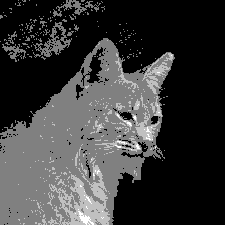
%> input picture Digital Image Processing Assignments/Assignment 1/16bit.bmp, 225 x 225 px
$ octave A1Q4New.m   (GNU Octave 9; MATLAB toolbox functions it lacks are replaced by stand-ins)
%> lines starting %> are read from the running program, lines starting %| are printed output that depends on the picture; in (x1, y1, x2, y2) boxes, pixels count from 0 and x2, y2 are one past the last pixel; in counts of white or black regions, pixels touching at a corner belong together; the program's own positions count from 1
### Digital Image Processing Assignments/Assignment 1/HistogramPlotter.m
function [b] = HistogramPlotter(I)
%% The function gives the histogram data for image I

%% Code begins
b=zeros(1,16); % Initialize with zeroes (for 16 level image only)
[row,col]=size(I); % Read the size of the the given Image

for x=1:1:row  % Iterate for all the rows
    for y=1:1:col % Iterate for all the comumns
        if I(x,y)<1
            continue; % Don't do anything if intensisity values are less than 1
        else
            t=I(x,y); % store otherwise
        end
        b(t)=b(t)+1;
    end
end
end

### Digital Image Processing Assignments/Assignment 1/A1Q4New.m
%% Histogram Plotter and Histogram Equalizer
clear;

%% Plotter use HistogramPlotter function
a=imread('16bit.bmp'); % Read the Image
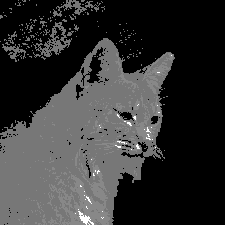
%> a: size 225x225 uint8; min 0, max 15, mean 3.02; drawn with min black and max white
b=HistogramPlotter(a); % Use the created function from correspoinging HistogramPlotter.m file
%> after the loop in HistogramPlotter, `for x=1:1:row`: b = [0 0 0 0 0 0 17563 3336 0 0 0 0 0 0 224 0]; t = 7
%> b = [0 0 0 0 0 0 17563 3336 0 0 0 0 0 0 224 0]

%% Plot the Image with its histogram

meanA= mean2(a);
%> meanA = 3.02
sdA= std2(a);
%> sdA = 2.8

figure
subplot(1,2,1), imshow(uint8(a)),title(['Mean= ',num2str(meanA),'SD= ',num2str(sdA)]);

subplot(1,2,2), bar(b), title('Histogarm of original image');
%> after `title('Histogarm of original image')`:
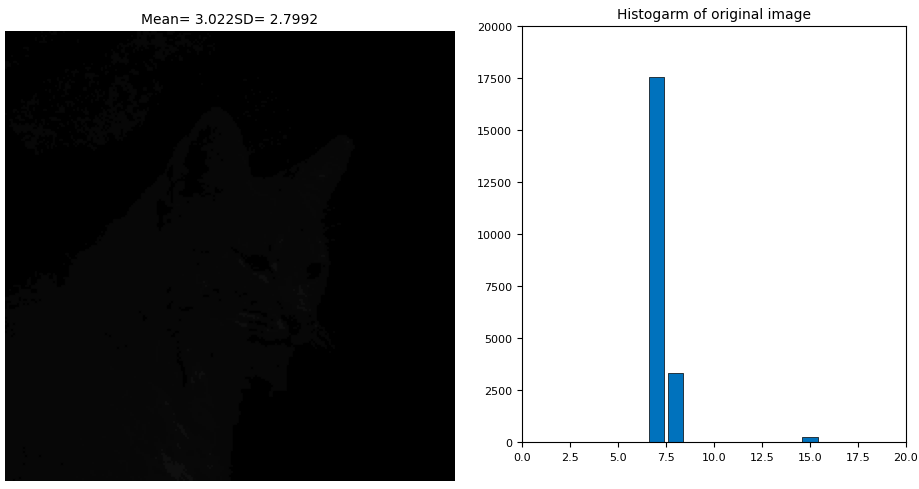
%> figure redrawn from the program's plot data, 2 panels


%% Code for Equlizer
Image=a;

%% Build histogram

A=a;


pixCount=size(A,1)*size(A,2);
%> pixCount = 50625

finalImage=uint8(zeros(size(A,1),size(A,2)));

frequency=zeros(16,1);

probDensity=zeros(16,1);

probCummulative=zeros(16,1);

cumSum=zeros(16,1);

op=zeros(16,1);


%freq counts the occurrence of each pixel value.

%The probability of each occurrence is calculated by probf.


for i=1:size(A,1)

    for j=1:size(A,2)

        value=A(i,j);

        frequency(value+1)=frequency(value+1)+1;

        probDensity(value+1)=frequency(value+1)/pixCount;

    end

end
%> after the loop, frequency = [29502; 0; 0; 0; 0; 0; 0; 17563; 3336; 0; 0; 0; 0; 0; 0; 224]; probDensity = [0.583; 0; 0; 0; 0; 0; 0; 0.347; 0.0659; 0; 0; 0; 0; 0; 0; 0.00442]


sum=0;

noOfLevel=16;


%The cumulative distribution probability is calculated.

for i=1:size(probDensity)

   sum=sum+frequency(i);

   cumSum(i)=sum;

   probCummulative(i)=cumSum(i)/pixCount;

   op(i)=round(probCummulative(i)*noOfLevel);

end
%> this loop made 16 passes
%> sum on passes 1 to 12: 29502, 29502, 29502, 29502, 29502, 29502, 29502, 47065, 50401, 50401, 50401, 50401
%> after the loop, cumSum = [29502; 29502; 29502; 29502; 29502; 29502; 29502; 47065; 50401; 50401; 50401; 50401; 50401; 50401; 50401; 50625]; op = [9; 9; 9; 9; 9; 9; 9; 15; 16; 16; 16; 16; 16; 16; 16; 16]; probCummulative = [0.583; 0.583; 0.583; 0.583; 0.583; 0.583; 0.583; 0.93; 0.996; 0.996; 0.996; 0.996; 0.996; 0.996; 0.996; 1]

for i=1:size(A,1)

    for j=1:size(A,2)

            finalImage(i,j)=op(A(i,j)+1);

    end

end
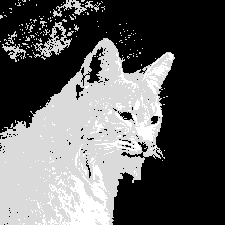
%> finalImage: size 225x225 uint8; min 9, max 16, mean 11.57; drawn with min black and max white
meanB= mean2(finalImage);
%> meanB = 11.57
sdB= std2(finalImage);
%> sdB = 2.06
figure
subplot(1,2,1), imshow(finalImage), title(['Mean= ',num2str(meanB),'SD= ',num2str(sdB)]);
subplot(1,2,2), bar(HistogramPlotter(finalImage)),title('H of Equalized Image');
%> after `title('H of Equalized Image')`:
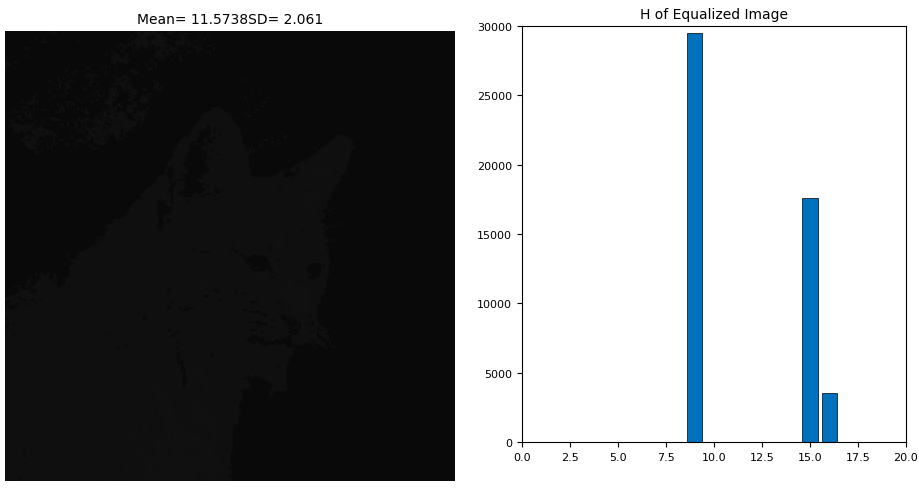
%> figure redrawn from the program's plot data, 2 panels


%% Histogram matching

PDF = [0.0 0.0 0.1 0.25 0.10 0.10 0.20 0.05 0.05 0.05 0.05 0.10 0.05 0.10 0.05 0.05];
cummulativeArr=zeros(1,16);
cummulativeArr(1)=0;
newArr=zeros(1,16);
newArr(1)=0;

for u=2:16
    cummulativeArr(u)=cummulativeArr(u-1)+PDF(u);
    newArr(u)= floor(15*cummulativeArr(u));
end

for i=1:size(A,1)

    for j=1:size(A,2)

            finalImageM(i,j)=newArr(A(i,j)+1);

    end

end
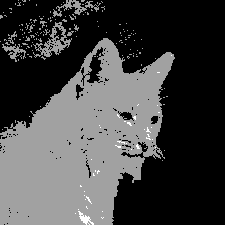
%> finalImageM: size 225x225 double; min 0, max 19, mean 5.04; drawn with min black and max white

meanC= mean2(finalImageM);
%> meanC = 5.04
sdC= std2(finalImageM);
%> sdC = 5.97

figure
subplot(1,2,1), imshow(finalImageM), title(['Mean= ',num2str(meanC),'SD= ',num2str(sdC)]);
%> after `imshow(finalImageM)`:
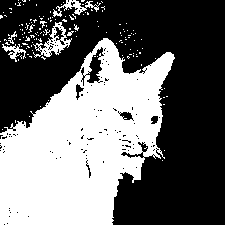
%> displayed picture: size 225x225, on the screen's scale of 0 to 255; 41.7% white; 146 white regions (139 under 20 px), largest, box (x1, y1, x2, y2) and area: (0, 38, 175, 225) 19768, (33, 22, 72, 58) 460, (53, 0, 101, 17) 266
subplot(1,2,2), bar(newArr),title('Matched Image');
%> after `title('Matched Image')`:
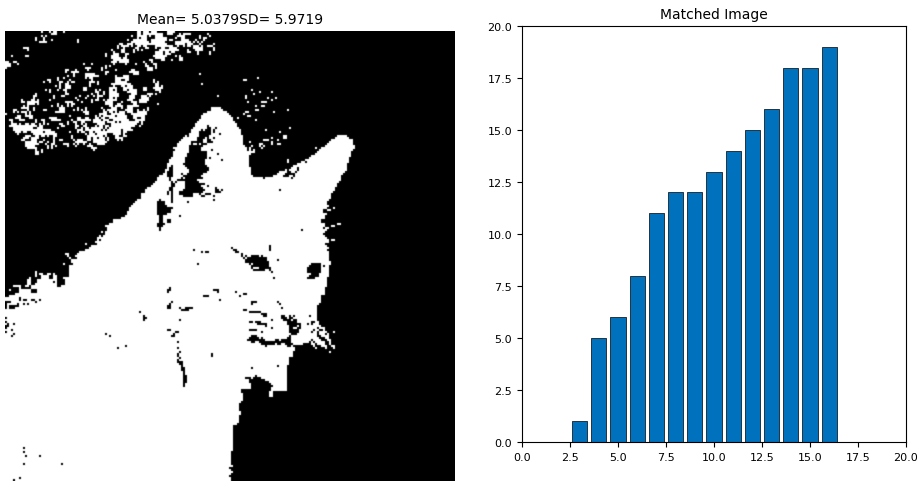
%> figure redrawn from the program's plot data, 2 panels
